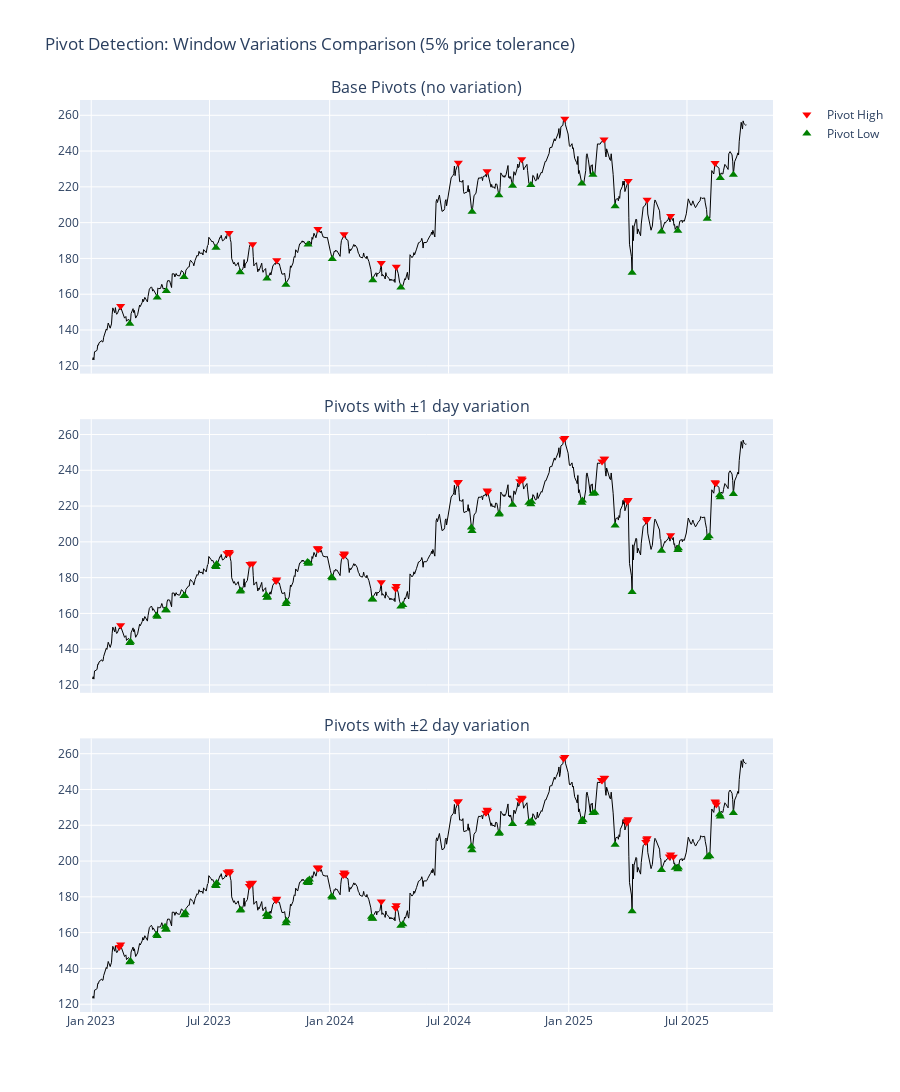

The cell this chart's notebook holds for it:
### Markdown cell above
## 1.1 Pivot Points with Window Variations

Extended pivot detection allowing ±1 and ±2 day tolerance around base pivots. Adjacent days marked as pivots only if close price within 5% of base pivot (price_tolerance default).

### Code cell
# Test different window variations
pivot_high_var1, pivot_low_var1 = find_pivots(df, lb=8, rb=13, use_close=True, 
                                               window_variations=[-1, 1])
pivot_high_var2, pivot_low_var2 = find_pivots(df, lb=8, rb=13, use_close=True, 
                                               window_variations=[-2, -1, 1, 2])

# Create comparison figure
fig = make_subplots(rows=3, cols=1, shared_xaxes=True, vertical_spacing=0.05,
                    subplot_titles=('Base Pivots (no variation)', 
                                    'Pivots with ±1 day variation',
                                    'Pivots with ±2 day variation'))

# Row 1: Base pivots
fig.add_trace(go.Scatter(x=df['date'], y=df['close'], name='Close',
                        line=dict(color='black', width=1), showlegend=False), row=1, col=1)
pivot_highs_base = df[df['PivotHigh'] == 1]
pivot_lows_base = df[df['PivotLow'] == 1]
fig.add_trace(go.Scatter(x=pivot_highs_base['date'], y=pivot_highs_base['close'],
                        mode='markers', name='Pivot High',
                        marker=dict(color='red', size=8, symbol='triangle-down')), row=1, col=1)
fig.add_trace(go.Scatter(x=pivot_lows_base['date'], y=pivot_lows_base['close'],
                        mode='markers', name='Pivot Low',
                        marker=dict(color='green', size=8, symbol='triangle-up')), row=1, col=1)

# Row 2: ±1 variation
fig.add_trace(go.Scatter(x=df['date'], y=df['close'], name='Close',
                        line=dict(color='black', width=1), showlegend=False), row=2, col=1)
pivot_highs_var1 = df[pivot_high_var1 == 1]
pivot_lows_var1 = df[pivot_low_var1 == 1]
fig.add_trace(go.Scatter(x=pivot_highs_var1['date'], y=pivot_highs_var1['close'],
                        mode='markers', name='Pivot High ±1',
                        marker=dict(color='red', size=8, symbol='triangle-down'), showlegend=False), row=2, col=1)
fig.add_trace(go.Scatter(x=pivot_lows_var1['date'], y=pivot_lows_var1['close'],
                        mode='markers', name='Pivot Low ±1',
                        marker=dict(color='green', size=8, symbol='triangle-up'), showlegend=False), row=2, col=1)

# Row 3: ±2 variation
fig.add_trace(go.Scatter(x=df['date'], y=df['close'], name='Close',
                        line=dict(color='black', width=1), showlegend=False), row=3, col=1)
pivot_highs_var2 = df[pivot_high_var2 == 1]
pivot_lows_var2 = df[pivot_low_var2 == 1]
fig.add_trace(go.Scatter(x=pivot_highs_var2['date'], y=pivot_highs_var2['close'],
                        mode='markers', name='Pivot High ±2',
                        marker=dict(color='red', size=8, symbol='triangle-down'), showlegend=False), row=3, col=1)
fig.add_trace(go.Scatter(x=pivot_lows_var2['date'], y=pivot_lows_var2['close'],
                        mode='markers', name='Pivot Low ±2',
                        marker=dict(color='green', size=8, symbol='triangle-up'), showlegend=False), row=3, col=1)

fig.update_layout(height=1600, title_text="Pivot Detection: Window Variations Comparison (5% price tolerance)")
fig.show()

print(f"Base Pivots - Highs: {(df['PivotHigh'] == 1).sum()}, Lows: {(df['PivotLow'] == 1).sum()}")
print(f"±1 Variation - Highs: {(pivot_high_var1 == 1).sum()}, Lows: {(pivot_low_var1 == 1).sum()}")
print(f"±2 Variation - Highs: {(pivot_high_var2 == 1).sum()}, Lows: {(pivot_low_var2 == 1).sum()}")
print("\nWindow variations expand pivot labels for ML training, but only if adjacent day's close is within 5% of base pivot.")
